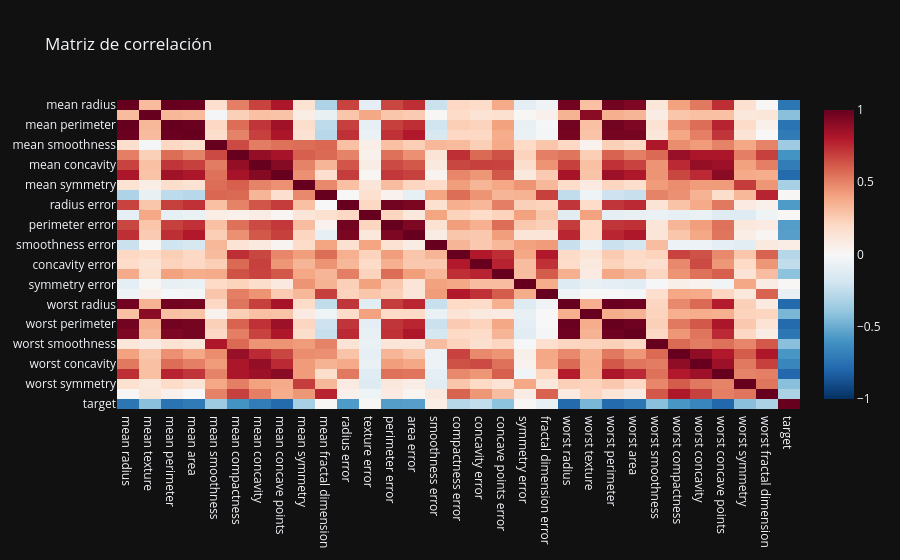

Write notebook code for a chart like this one.
### Code cell
# 2.6 Matriz de correlación (numéricas)
num_cols = df.select_dtypes(include='number').columns.tolist()
if len(num_cols) >= 2:
    corr = df[num_cols].corr(numeric_only=True).round(2)
    fig = px.imshow(corr, color_continuous_scale='RdBu_r', zmin=-1, zmax=1, aspect='auto',
                    text_auto=(len(num_cols) <= 12), title='Matriz de correlación')
    fig.show()
else:
    print('Pocas numéricas para correlación.')

### Figure 1 — Plotly figure (JSON) as saved in the notebook; plotly's stock layout.template omitted (floating-point values rounded to 4 significant figures; data arrays with more than 128 entries replaced by an {"elided": "..."} marker saying what was removed)
{"data": [{"coloraxis": "coloraxis", "hovertemplate": "x: %{x}<br>y: %{y}<br>color: %{z}<extra></extra>", "name": "0", "type": "heatmap", "x": ["mean radius", "mean texture", "mean perimeter", "mean area", "mean smoothness", "mean compactness", "mean concavity", "mean concave points", "mean symmetry", "mean fractal dimension", "radius error", "texture error", "perimeter error", "area error", "smoothness error", "compactness error", "concavity error", "concave points error", "symmetry error", "fractal dimension error", "worst radius", "worst texture", "worst perimeter", "worst area", "worst smoothness", "worst compactness", "worst concavity", "worst concave points", "worst symmetry", "worst fractal dimension", "target"], "xaxis": "x", "y": ["mean radius", "mean texture", "mean perimeter", "mean area", "mean smoothness", "mean compactness", "mean concavity", "mean concave points", "mean symmetry", "mean fractal dimension", "radius error", "texture error", "perimeter error", "area error", "smoothness error", "compactness error", "concavity error", "concave points error", "symmetry error", "fractal dimension error", "worst radius", "worst texture", "worst perimeter", "worst area", "worst smoothness", "worst compactness", "worst concavity", "worst concave points", "worst symmetry", "worst fractal dimension", "target"], "yaxis": "y", "z": {"elided": "31x31 float values"}}], "layout": {"coloraxis": {"cmax": 1, "cmin": -1, "colorscale": [[0.0, "rgb(5,48,97)"], [0.1, "rgb(33,102,172)"], [0.2, "rgb(67,147,195)"], [0.3, "rgb(146,197,222)"], [0.4, "rgb(209,229,240)"], [0.5, "rgb(247,247,247)"], [0.6, "rgb(253,219,199)"], [0.7, "rgb(244,165,130)"], [0.8, "rgb(214,96,77)"], [0.9, "rgb(178,24,43)"], [1.0, "rgb(103,0,31)"]]}, "title": {"text": "Matriz de correlación"}, "xaxis": {"anchor": "y", "domain": [0.0, 1.0]}, "yaxis": {"anchor": "x", "autorange": "reversed", "domain": [0.0, 1.0]}}}
